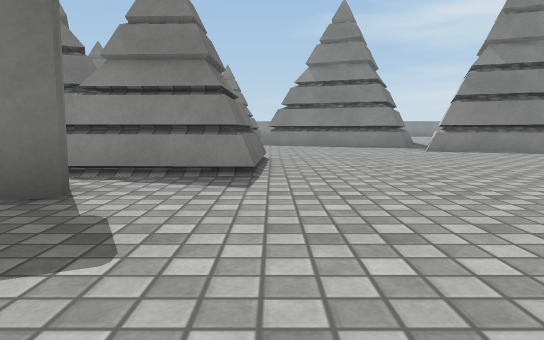
View 1 (above)

17 first-person views from a walk through a Unity game level. The camera is 0.59 m above the floor, tilts 6° down and sees 70° across. The floor is counted in squares, 1 m on a side. Each view is taken from the middle of a square. On the plan, view 1 faces up. The plan holds only what a view shows up to about 10 squares ahead; the rest is blank. The place goes on beyond the plan. Surface patterns are stand-ins for the level's own textures.

View 2
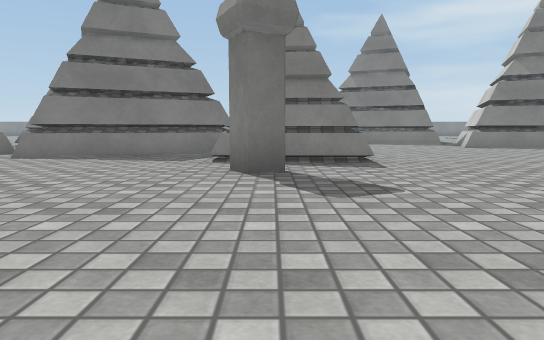

View 3
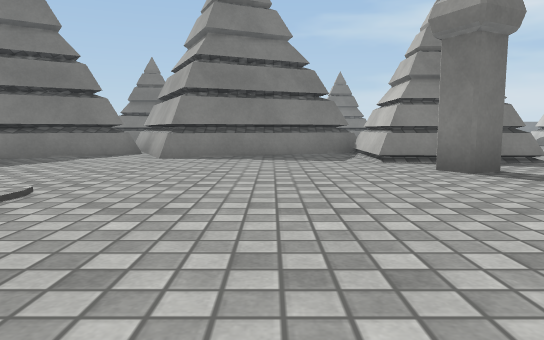

View 4
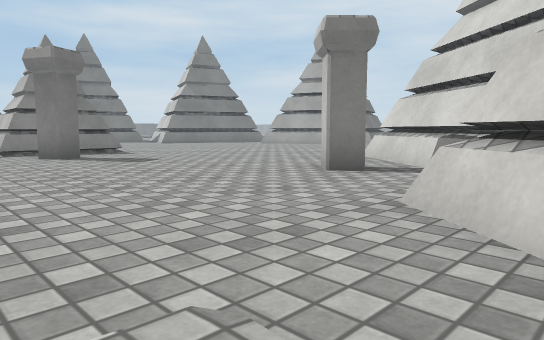

View 5
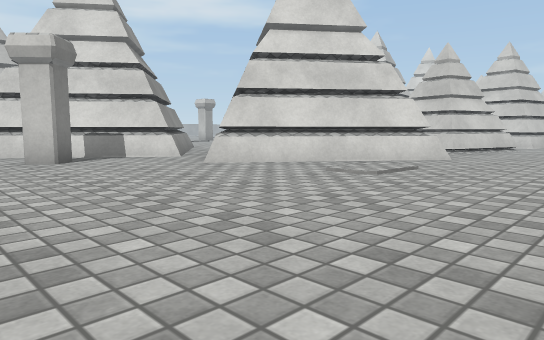

View 6
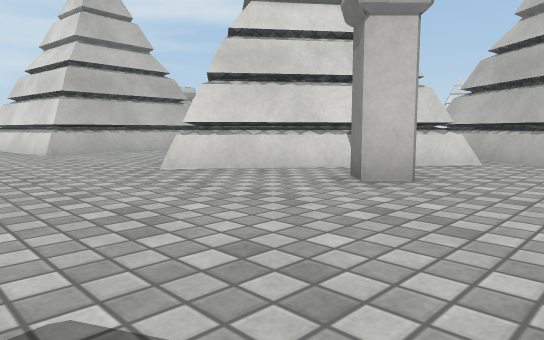

View 7
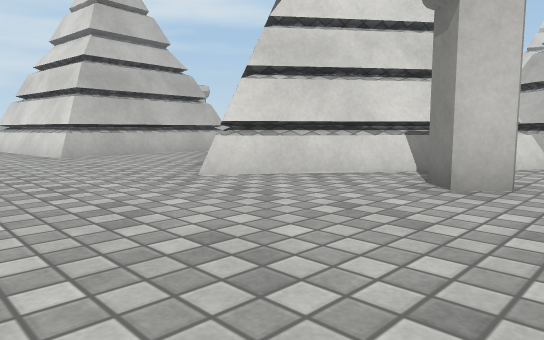

View 8
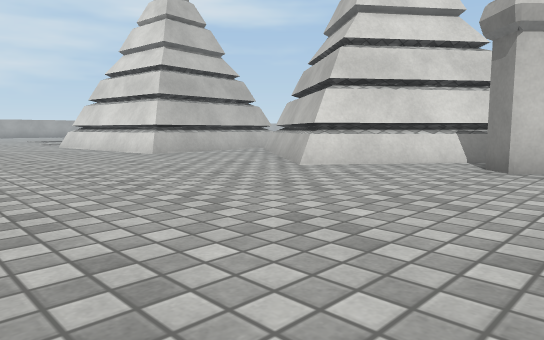

View 9
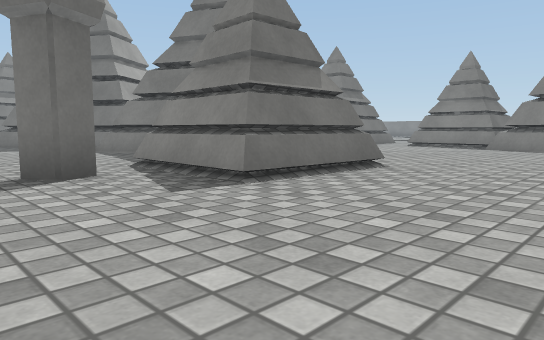

View 10
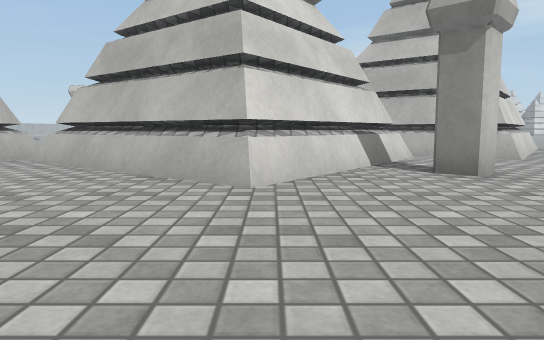

View 11
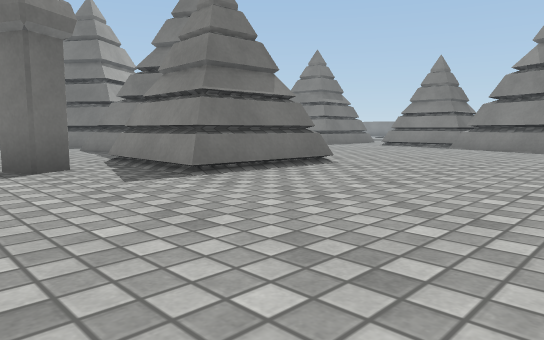

View 12
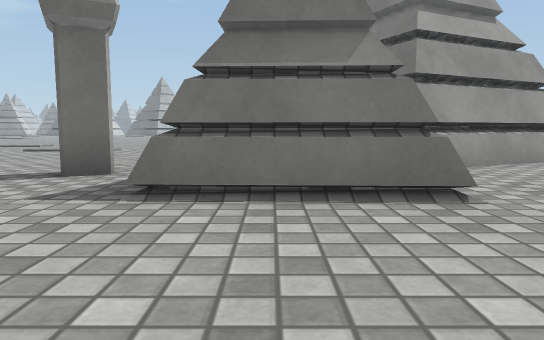

View 13
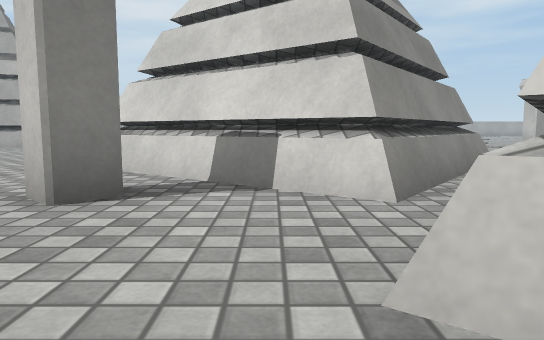

View 14
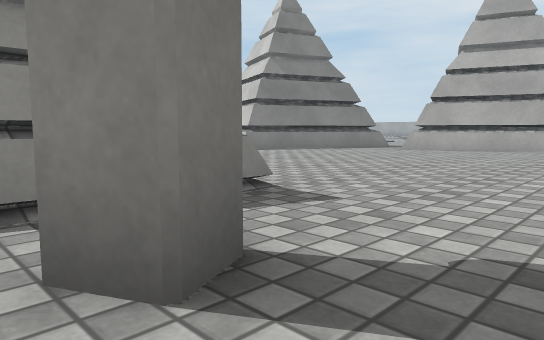

View 15
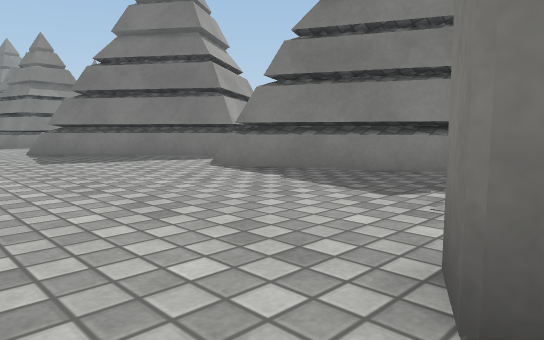

View 16
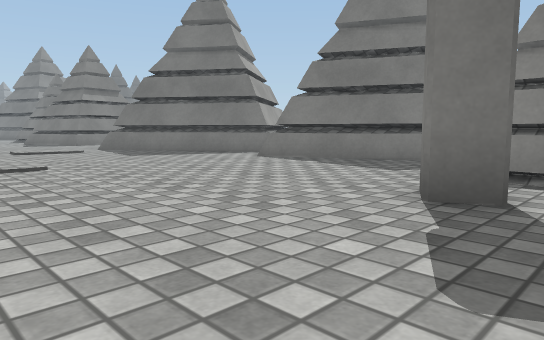

View 17
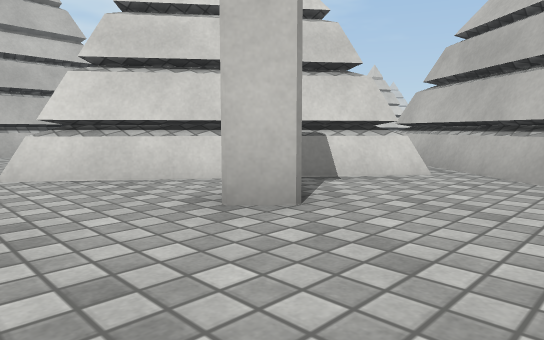

### Floor plan
Points are (right, up) in squares from view 1. A wall is a line through its corners. A room is listed if a view was taken in it or the views show most of it. See-through windows are left out.
Room 1 (views 1, 2, 3, 4, 5, 6, 7, 8, 9, 10, 11, 12, 13, 14, 15, 16, 17)
walls: (-2.1, 3.9) (-1.8, 3.4) (-2.4, 3.1) (-2.6, 3.6); (0.4, -2.7) (-0.1, -2.3) (0.4, -1.8) (0.8, -2.2); (-1.1, -5.4) (1.9, -7.6); (0.6, -5) (3.3, -1.4) (6.9, -4.1); (-0.4, 7.5) (-0.5, 5.1) (-2.8, 5.2) (-2.7, 7.6); (-3.2, 8.1) (-7.1, 6.3) (-7.9, 8.2); (-4.4, -8.5) (-1.6, -4.9); (-8.6, 7.3) (-11.5, 5.3); (-4.5, 11.3) (-3.3, 8.6); (8.1, -3.2) (7.9, -0.8) (9.5, -0.7); (6.8, 9.6) (5.5, 10.1); (1.9, 13.6) (1.5, 13.8)
low walls: (-3, 5.2) (-2.9, 7.7); (-0.5, 4.9) (-2.8, 4.9); (0.4, -4.8) (3.1, -1.2); (3.5, -1.2) (7.2, -4.1); (-7.3, 6.2) (-8.1, 7.9); (-2.8, 8.1) (-7, 6.1); (-0.2, 7.7) (-0.3, 5.1); (-4.8, -8.5) (-1.8, -4.6) (1.5, -7.1); (-8.1, 7.4) (-11.6, 5); (7.9, -0.6) (9.7, -0.4); (-4.2, 11.2) (-3, 8.7); (8, -3.9) (7.7, -0.9); (8.8, 4) (8.5, 4.7); (6.6, 9.4) (5, 10.1); (2.1, 13.3) (0.6, 13.9)
ways out: opening at (10, 1.5); gap at (-2, 4)

Where each view was taken, in squares from view 1:
view 1: 0 up, 0 right, facing up
view 2: 2 down, 2 left, facing up
view 3: 2 down, 5 left, facing up
view 4: 6 down, 5 left, facing up-right
view 5: 0 up, 8 left, facing down-right
view 6: 2 up, 2 left, facing down-right
view 7: 2 up, 1 left, facing down-right
view 8: 4 up, 1 left, facing down-right
view 9: 2 up, 3 right, facing up-left
view 10: 3 up, 3 right, facing down
view 11: 2 up, 4 right, facing up-left
view 12: 6 up, 3 right, facing left
view 13: 4 down, 3 left, facing right
view 14: 2 up, 3 left, facing up-right
view 15: 2 up, 2 left, facing up-left
view 16: 0 up, 1 left, facing up-left
view 17: 0 up, 2 left, facing down-right
